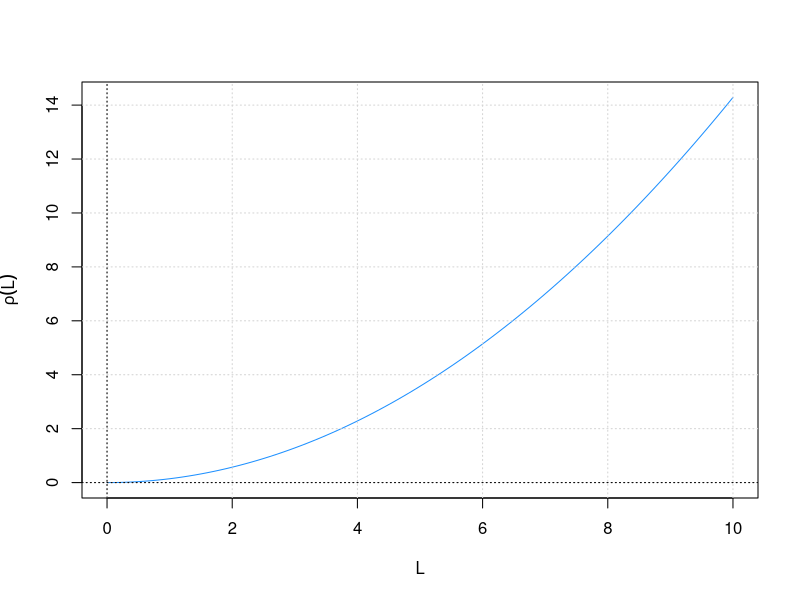

Reproduce this figure in R.
## ---- chunk 1
knitr::opts_chunk$set(echo = FALSE, warning = F, message = F,
                      dpi = 200, fig.align = 200)
## ---- chunk 2
m1 <- 900 # mass of satellite (kg)
m2 <- 5.972e24 # mass of earth (kg)
r <- 6.371e6 # radius of earth (m)
G <- 6.67408e-11 # gravitational constant
FG <- (G * m1 * m2)/(2*r)^2

FGrav <- function(m1, m2, r) {
  G <- 6.67408e-11 # universal constant
  RESULT <- (G * m1 * m2) / r^2
  return(RESULT)
}
## ---- chunk 3
velocity <- function(m, r) {
  G <- 6.67408e-11 # universal constant
  RESULT <- sqrt((G * m) / r)
  return(RESULT)
}
period <- function(m, r) {
  G <- 6.67408e-11 # universal constant
  RESULT <- 2 * pi * sqrt(r^3 / (G * m))
  return(RESULT)
}

p <- period(m2, 2*r)
v <- velocity(m2, 2*r)
## ---- chunk 4
angular <- function(m, r) {
  G <- 6.67408e-11 # universal constant
  RESULT <- sqrt((G * m) / r^3)
  return(RESULT)
}
a <- angular(m2, 2*r)
## ---- chunk 5
m1 <- 4
m2 <- 90
l <- 12
x <- 3
g <- 9.8
t1 <- g * (m1*l/2 + m2*(l-x)) / l
## ---- chunk 6
t2 <- g * (m1 + m2) - t1
## ---- chunk 7
i <- m1*l^2 / 3
tau <- m1*g*(l/2)
## ---- chunk 8
rho <- function(x) (x^2) / 7
curve(rho(x), 0, 10, col = "dodgerblue", xlab = "L", 
      ylab = expression(rho(L)))
grid(); abline(h = 0, lty = 3); abline(v = 0, lty = 3)
## ---- chunk 9
r <- 12 / 100 # meters, radius of ball
h <- 40 # depth of lake bottom
t <- 3.6 # seconds it takes to sing
g <- 9.8 # we are on earth
vb <- (4/3) * pi * r^3
ab <- pi * r^2
p <- 1000 * 9.8 * 40
a <- 2 * h / (t^2)
pball <- round((g * 1000) / (9.8 - a), 2)
## ---- chunk 10
# spring constant
m1 <- 20 # kg
g <- 9.8 # gravity on earth
x <- 0.21 # m, distance the spring is stretched
k <- (m1 * g) / (x)
period <- 2
m2 <- (k * period^2) / (4 * pi^2)
## ---- chunk 11
freq <- function(n = 1, v = 343, l = 0.80) {
  RESULT <- (n * v) / (4 * l)
  return(RESULT)
}
wavelength <- function(n = 1, l = 0.80) {
  RESULT <- (4 * l) / (n)
  return(RESULT)
}
w1 <- wavelength(n = 1)
w3 <- wavelength(n = 3)
w5 <- wavelength(n = 5)
## ---- chunk 12
f1 <- freq(n = 1)
f3 <- freq(n = 3)
f5 <- freq(n = 5)
## ---- chunk 13
doppler <- function(v = 343, vl, vs, n = 1, l = 0.8) {
  RESULT <- ((v + vl) / (v + vs)) * freq(n, v, l)
}
fl <- doppler(vl = 18, vs = 0, n = 5)
